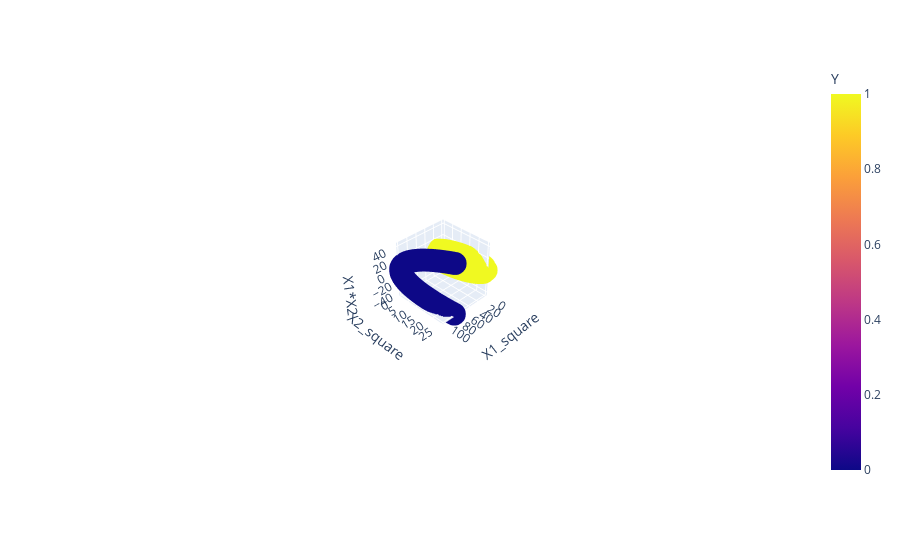

This figure's notebook cell:
### Code cell
import plotly.express as px
fig=px.scatter_3d(df,x='X1_square',y='X2_square',z='X1*X2',color='Y')
fig.show()
plt.show()

### Figure 1 — Plotly figure (JSON) as saved in the notebook; plotly's stock layout.template omitted (floating-point values rounded to 4 significant figures; data arrays with more than 128 entries replaced by an {"elided": "..."} marker saying what was removed)
{"data": [{"hovertemplate": "X1_square=%{x}<br>X2_square=%{y}<br>X1*X2=%{z}<br>Y=%{marker.color}<extra></extra>", "legendgroup": "", "marker": {"color": {"elided": "400 int values"}, "coloraxis": "coloraxis", "symbol": "circle"}, "mode": "markers", "name": "", "scene": "scene", "showlegend": false, "type": "scatter3d", "x": {"elided": "400 float values"}, "y": {"elided": "400 float values"}, "z": {"elided": "400 float values"}}], "layout": {"autosize": true, "coloraxis": {"colorbar": {"title": {"text": "Y"}}, "colorscale": [[0, "#0d0887"], [0.1111, "#46039f"], [0.2222, "#7201a8"], [0.3333, "#9c179e"], [0.4444, "#bd3786"], [0.5556, "#d8576b"], [0.6667, "#ed7953"], [0.7778, "#fb9f3a"], [0.8889, "#fdca26"], [1, "#f0f921"]]}, "dragmode": "zoom", "legend": {"tracegroupgap": 0}, "margin": {"t": 60}, "scene": {"aspectmode": "auto", "aspectratio": {"x": 1, "y": 1, "z": 1}, "camera": {"center": {"x": 0, "y": 0, "z": 0}, "eye": {"x": 4.567, "y": 4.567, "z": 4.567}, "projection": {"type": "perspective"}, "up": {"x": 0.4724, "y": -0.3009, "z": 0.8284}}, "domain": {"x": [0, 1], "y": [0, 1]}, "dragmode": "turntable", "xaxis": {"title": {"text": "X1_square"}, "type": "linear"}, "yaxis": {"title": {"text": "X2_square"}, "type": "linear"}, "zaxis": {"title": {"text": "X1*X2"}, "type": "linear"}}}}
